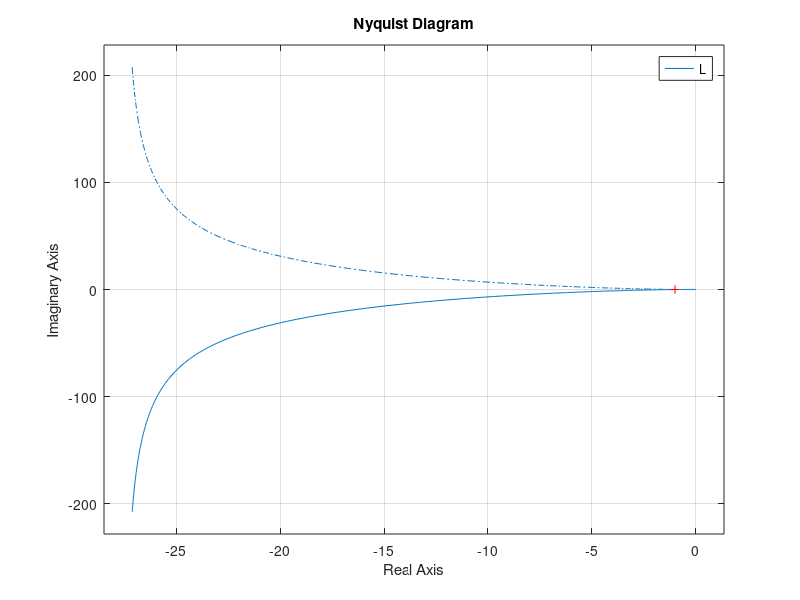

Reproduce this figure in MATLAB.
%% Lab 04 Exercise 4
% Author: Riccardo Cappuzzo

%% Initialization

s = tf('s');

G1 = zpk(2.5/(s*(1+0.4*s)));
G2 = zpk(- 1.33 / (1+0.0133*s));

C = -20.05;

L = C * G1 * G2;

nyquist (L);